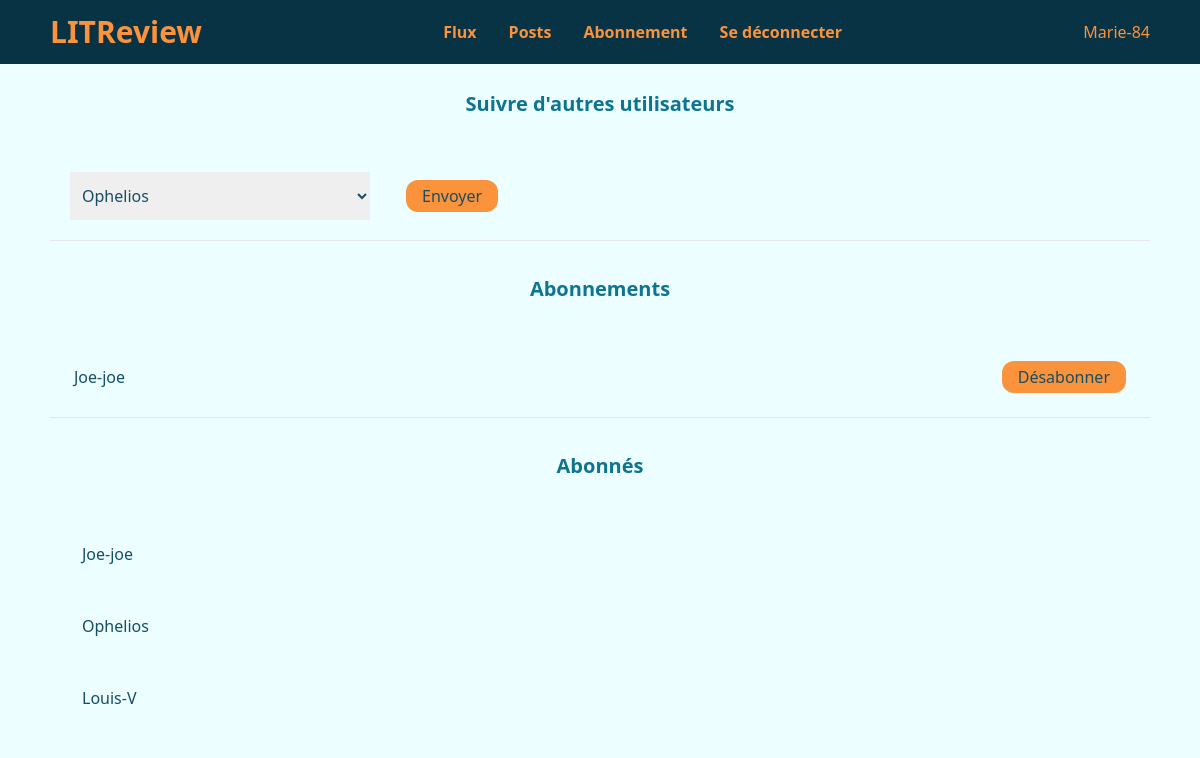
Screenshot of /review/follows/ (signed in) with the database file from the repository.
### authentication/models.py (models this page shows, shortened)
class User(AbstractBaseUser, PermissionsMixin):
    username = models.CharField(max_length=20, unique=True)
    is_active = models.BooleanField(default=True)
    is_superuser = models.BooleanField(default=False)
    is_staff = models.BooleanField(default=False)
    date_joined = models.DateTimeField(default=timezone.now)
    last_login = models.DateTimeField(blank=True, null=True)
    objects = CustomUserManager()
    USERNAME_FIELD = 'username'
    REQUIRED_FIELDS = []

### review/models.py (models this page shows)
class UserFollows(models.Model):
    user = models.ForeignKey(
        to=settings.AUTH_USER_MODEL,
        on_delete=models.CASCADE,
        related_name='follower')
    followed_user = models.ForeignKey(
        to=settings.AUTH_USER_MODEL,
        on_delete=models.CASCADE,
        related_name='follow_user')
    class Meta:
        unique_together = ('user', 'followed_user', )
    @classmethod
    def get_followers(cls, user_pk):
        return cls.objects.all().filter(followed_user=user_pk)
    @classmethod
    def get_users_followed(cls, user_pk):
        return cls.objects.all().filter(user=user_pk)

### review/views.py (the view, shortened to what this page needs)
# urls.py: path('follows/', views.FollowView.as_view(), name='follows'),
class FollowView(LoginRequiredMixin, View):
    template = 'review/follows.html'
    follow_form_class = forms.FollowForm
    follow_class = models.UserFollows
    def get(self, request):
        form = self.follow_form_class()
        no_following = User.objects.exclude(
            Q(follow_user__user=request.user) |
            Q(pk=request.user.pk) |
            Q(is_superuser=True)
            )
        form.fields['followed_user'].queryset = no_following
        return render(request, self.template, context=self._get_follow_context(request, form))
    def _get_follow_context(self, request, form):
        return {
            'form': form,
            'followers': self.follow_class.get_followers(request.user),
            'followed': self.follow_class.get_users_followed(request.user)
        }

### review/forms.py
class FollowForm(forms.ModelForm):
    class Meta:
        model = models.UserFollows
        fields = ['followed_user',]
    def __init__(self, *args, **kwargs):
        super().__init__(*args, **kwargs)
        self.fields['followed_user'].empty_label = None

### review/templates/review/follows.html (shortened to what this page needs)
{% extends 'base.html' %}
{% block content %}
    <div class="w-full">
        <h2 class="flex items-center justify-center h-24">Suivre d'autres utilisateurs</h2>
        <form method="post" class="label-none flex items-center m-4">
            {{ form }}
            <button type="submit" class="btn px-4 py-1 ml-8">Envoyer</button>
        </form>
        <hr>
        <h2 class="flex items-center justify-center h-24">Abonnements</h2>
        <ul class="flex flex-col justify-around items-center gap-2 p-2">
            {% for follow in followed %}
                <li class="card-light flex justify-between items-center w-full p-4 h-16">
                    <p>{{ follow.followed_user }}</p>
                    <a href="{% url 'unfollow' id=follow.followed_user.pk %}" class="btn px-4 py-1">Désabonner</a>
                </li>
            {% endfor %}
        </ul>
        <hr>
        <h2 class="flex items-center justify-center h-24">Abonnés</h2>
        <ul class="flex flex-col justify-around items-center gap-2 p-2">
            {% for follower in followers %}
                <li class="card-light flex justify-between items-center w-full p-4 h-16">
                    <p class="p-2">{{ follower.user }}</p>
                </li>
            {% endfor %}
        </ul>
    </div>
{% endblock %}

### templates/base.html (shortened to what this page needs)
<!DOCTYPE html>
<html lang="en">
<head>
    <link rel="stylesheet" href="/static/css/output.css">
</head>
<body class="bg-cyan-50">
    <div class="relative">
        <nav class="flex justify-center fixed top-0 left-0 right-0  h-16 bg-cyan-950 w-full" >
            <div class="nav-text flex justify-between items-center xl:w-2/3 lg:w-11/12">
                <h1>LITReview</h1>
                {% if user.is_authenticated %}
                <ul class="flex gap-4">
                    <li>
                        <a href="{% url 'flux' %}" class="nav-hover px-2 font-bold">Flux</a>
                    </li>
                    <li>
                        <a href="{% url 'posts' %}" class="nav-hover px-2 font-bold">Posts</a>
                    </li>
                    <li>
                        <a href="{% url 'follows' %}" class="nav-hover px-2 font-bold">Abonnement</a>
                    </li>
                    <li>
                        <a href="{% url 'logout' %}" class="nav-hover px-2 font-bold">Se déconnecter</a>
                    </li>
                </ul>
                <p>{{ user }}</p>
                {% endif %}
            </div>
        </nav>
    </div>
    <section class="flex justify-center w-full mt-14 mb-6 text-cyan-900">
        <div class="flex flex-col items-center xl:w-2/3 lg:w-11/12 w-full">
            {% block content %}{% endblock %}
        </div>
    </section>
</body>
</html>

### rows the page displays
User: username "Marie-84"
UserFollows: followed_user "Joe-joe"
UserFollows: user "Joe-joe"
UserFollows: user "Ophelios"
UserFollows: user "Louis-V"
